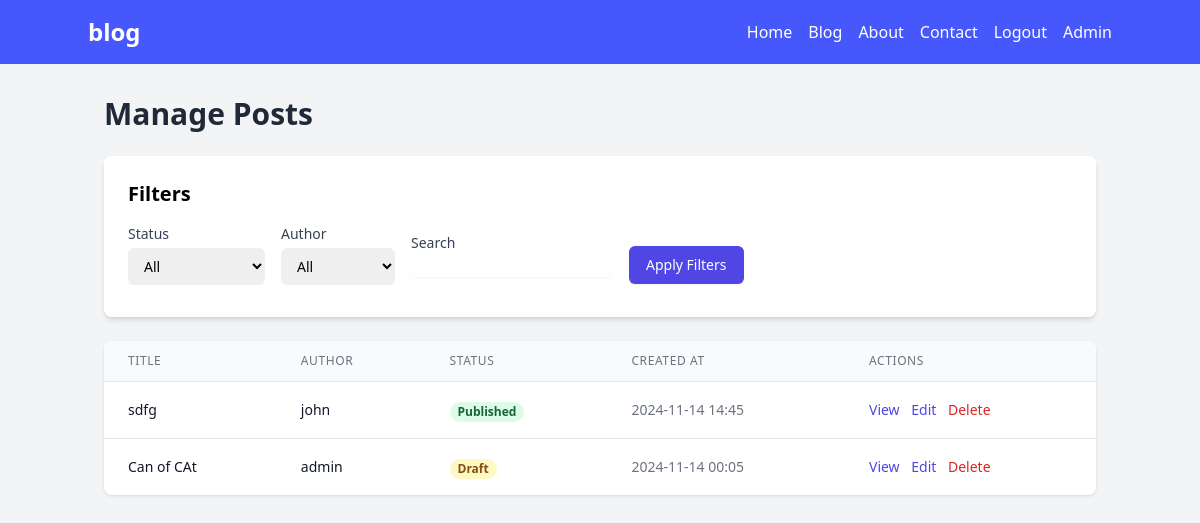
Screenshot of /admin/posts (signed in) with the database file from the repository.
### app/models.py (models this page shows, shortened)
class Post(db.Model):
    id = db.Column(db.Integer, primary_key=True)
    title = db.Column(db.String(200), nullable=False)
    subtitle = db.Column(db.String(200))
    content = db.Column(db.Text, nullable=False)
    featured_image = db.Column(db.String(500))
    category = db.Column(db.String(50))
    tags = db.Column(db.String(200))
    status = db.Column(db.String(20), default='draft')
    created_at = db.Column(db.DateTime, default=datetime.utcnow)
    updated_at = db.Column(db.DateTime, default=datetime.utcnow, onupdate=datetime.utcnow)
    user_id = db.Column(db.Integer, db.ForeignKey('user.id'), nullable=False)
    status = db.Column(db.String(20), default='draft')
    featured_image_data = db.Column(db.LargeBinary)  # For storing the actual image data
    featured_image_mimetype = db.Column(db.String(32))  # For storing the image type

class User(UserMixin, db.Model):
    id = db.Column(db.Integer, primary_key=True)
    username = db.Column(db.String(80), unique=True, nullable=False)
    email = db.Column(db.String(120), unique=True, nullable=False)
    password_hash = db.Column(db.String(128))
    posts = db.relationship('Post', backref='author', lazy=True)
    is_admin = db.Column(db.Boolean, default=False)
    created_at = db.Column(db.DateTime, default=datetime.utcnow)
    def is_administrator(self):
        return self.is_admin

### app/admin.py (the view)
@admin.route('/admin/posts')
@login_required
@admin_required
def manage_posts():
    page = request.args.get('page', 1, type=int)
    status = request.args.get('status')
    author_id = request.args.get('author')
    search = request.args.get('search')
    query = Post.query
    if status:
        query = query.filter(Post.status == status)
    if author_id:
        query = query.filter(Post.user_id == author_id)
    if search:
        query = query.filter(or_(
            Post.title.ilike(f'%{search}%'),
            Post.content.ilike(f'%{search}%')
        ))
    posts = query.order_by(Post.created_at.desc()).paginate(page=page, per_page=10)
    authors = User.query.all()
    return render_template('admin/posts.html', posts=posts, authors=authors)

### app/__init__.py (called while the page is built)
@login_manager.user_loader
def load_user(user_id):
    return User.query.get(int(user_id))

### app/admin.py (called while the page is built)
def admin_required(f):
    @wraps(f)
    def decorated_function(*args, **kwargs):
        if not current_user.is_authenticated or not current_user.is_administrator():
            flash('You need to be an admin to access this page.', 'error')
            return redirect(url_for('main.home'))
        return f(*args, **kwargs)
    return decorated_function

### app/templates/admin/posts.html (shortened to what this page needs)
{% extends "base.html" %}
{% block content %}
<div class="bg-gray-100 min-h-screen py-8">
    <div class="container mx-auto px-4">
        <h1 class="text-3xl font-bold mb-6 text-gray-800">Manage Posts</h1>
        <div class="bg-white rounded-lg shadow-md p-6 mb-6">
            <h2 class="text-xl font-semibold mb-4">Filters</h2>
            <form method="GET" class="flex flex-wrap items-center space-x-4">
                <div class="mb-2">
                    <label for="status" class="block text-sm font-medium text-gray-700">Status</label>
                    <select name="status" id="status" class="mt-1 block w-full pl-3 pr-10 py-2 text-base border-gray-300 focus:outline-none focus:ring-indigo-500 focus:border-indigo-500 sm:text-sm rounded-md">
                        <option value="">All</option>
                    </select>
                </div>
                <div class="mb-2">
                    <label for="author" class="block text-sm font-medium text-gray-700">Author</label>
                    <select name="author" id="author" class="mt-1 block w-full pl-3 pr-10 py-2 text-base border-gray-300 focus:outline-none focus:ring-indigo-500 focus:border-indigo-500 sm:text-sm rounded-md">
                        <option value="">All</option>
                    </select>
                </div>
                <div class="mb-2">
                    <label for="search" class="block text-sm font-medium text-gray-700">Search</label>
                    <input type="text" name="search" id="search" value="{{ request.args.get('search', '') }}" class="mt-1 focus:ring-indigo-500 focus:border-indigo-500 block w-full shadow-sm sm:text-sm border-gray-300 rounded-md">
                </div>
                <div class="mb-2 pt-5">
                    <button type="submit" class="inline-flex items-center px-4 py-2 border border-transparent text-sm font-medium rounded-md shadow-sm text-white bg-indigo-600 hover:bg-indigo-700 focus:outline-none focus:ring-2 focus:ring-offset-2 focus:ring-indigo-500">
                        Apply Filters
                    </button>
                </div>
            </form>
        </div>
        <div class="bg-white rounded-lg shadow overflow-hidden">
            <table class="min-w-full divide-y divide-gray-200">
                <thead class="bg-gray-50">
                    <tr>
                        <th scope="col" class="px-6 py-3 text-left text-xs font-medium text-gray-500 uppercase tracking-wider">Title</th>
                        <th scope="col" class="px-6 py-3 text-left text-xs font-medium text-gray-500 uppercase tracking-wider">Author</th>
                        <th scope="col" class="px-6 py-3 text-left text-xs font-medium text-gray-500 uppercase tracking-wider">Status</th>
                        <th scope="col" class="px-6 py-3 text-left text-xs font-medium text-gray-500 uppercase tracking-wider">Created At</th>
                        <th scope="col" class="px-6 py-3 text-left text-xs font-medium text-gray-500 uppercase tracking-wider">Actions</th>
                    </tr>
                </thead>
                <tbody class="bg-white divide-y divide-gray-200">
                    {% for post in posts.items %}
                    <tr>
                        <td class="px-6 py-4 whitespace-nowrap">
                            <div class="text-sm font-medium text-gray-900">{{ post.title }}</div>
                        </td>
                        <td class="px-6 py-4 whitespace-nowrap">
                            <div class="text-sm text-gray-900">{{ post.author.username }}</div>
                        </td>
                        <td class="px-6 py-4 whitespace-nowrap">
                            <span class="px-2 inline-flex text-xs leading-5 font-semibold rounded-full {% if post.status == 'published' %}bg-green-100 text-green-800{% else %}bg-yellow-100 text-yellow-800{% endif %}">
                                {{ post.status.capitalize() }}
                            </span>
                        </td>
                        <td class="px-6 py-4 whitespace-nowrap text-sm text-gray-500">
                            {{ post.created_at.strftime('%Y-%m-%d %H:%M') }}
                        </td>
                        <td class="px-6 py-4 whitespace-nowrap text-sm font-medium">
                            <a href="{{ url_for('blog.post', post_id=post.id) }}" class="text-indigo-600 hover:text-indigo-900 mr-2">View</a>
                            <a href="{{ url_for('blog.edit', post_id=post.id) }}" class="text-indigo-600 hover:text-indigo-900 mr-2">Edit</a>
                            <form action="{{ url_for('admin.delete_post', post_id=post.id) }}" method="POST" class="inline">
                                <button type="submit" class="text-red-600 hover:text-red-900" onclick="return confirm('Are you sure you want to delete this post?')">Delete</button>
                            </form>
                        </td>
                    </tr>
                    {% endfor %}
                </tbody>
            </table>
        </div>
    </div>
</div>
{% endblock %}

### rows the page displays
Post: title "sdfg", author.username "john", status "Published", created_at "2024-11-14 14:45"
Post: title "Can of CAt", author.username "admin", status "Draft", created_at "2024-11-14 00:05"
